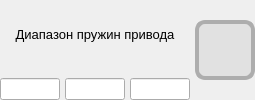
                  <widget class="QWidget" name="widget_crossingLimits_spring" native="true">
                   <property name="sizePolicy">
                    <sizepolicy hsizetype="Maximum" vsizetype="Maximum">
                     <horstretch>0</horstretch>
                     <verstretch>0</verstretch>
                    </sizepolicy>
                   </property>
                   <layout class="QHBoxLayout" name="horizontalLayout_30">
                    <property name="spacing">
                     <number>5</number>
                    </property>
                    <property name="leftMargin">
                     <number>0</number>
                    </property>
                    <property name="topMargin">
                     <number>0</number>
                    </property>
                    <property name="rightMargin">
                     <number>0</number>
                    </property>
                    <property name="bottomMargin">
                     <number>0</number>
                    </property>
                    <item>
                     <widget class="QWidget" name="widget__crossingLimits_spring_control" native="true">
                      <property name="sizePolicy">
                       <sizepolicy hsizetype="Maximum" vsizetype="Preferred">
                        <horstretch>0</horstretch>
                        <verstretch>0</verstretch>
                       </sizepolicy>
                      </property>
                      <layout class="QVBoxLayout" name="verticalLayout_19">
                       <property name="spacing">
                        <number>10</number>
                       </property>
                       <property name="leftMargin">
                        <number>0</number>
                       </property>
                       <property name="topMargin">
                        <number>0</number>
                       </property>
                       <property name="rightMargin">
                        <number>0</number>
                       </property>
                       <property name="bottomMargin">
                        <number>0</number>
                       </property>
                       <item>
                        <widget class="QLabel" name="label_crossingLimits_spring">
                         <property name="sizePolicy">
                          <sizepolicy hsizetype="Preferred" vsizetype="Preferred">
                           <horstretch>0</horstretch>
                           <verstretch>0</verstretch>
                          </sizepolicy>
                         </property>
                         <property name="font">
                          <font>
                           <family>Segoe UI</family>
                           <pointsize>10</pointsize>
                          </font>
                         </property>
                         <property name="text">
                          <string>Диапазон пружин привода</string>
                         </property>
                         <property name="alignment">
                          <set>Qt::AlignmentFlag::AlignCenter</set>
                         </property>
                        </widget>
                       </item>
                       <item>
                        <layout class="QHBoxLayout" name="horizontalLayout_crossingLimits_spring_limits">
                         <property name="spacing">
                          <number>5</number>
                         </property>
                         <property name="sizeConstraint">
                          <enum>QLayout::SizeConstraint::SetDefaultConstraint</enum>
                         </property>
                         <item>
                          <widget class="QLineEdit" name="lineEdit_crossingLimits_spring_lowerLimit">
                           <property name="enabled">
                            <bool>true</bool>
                           </property>
                           <property name="sizePolicy">
                            <sizepolicy hsizetype="Maximum" vsizetype="Maximum">
                             <horstretch>0</horstretch>
                             <verstretch>0</verstretch>
                            </sizepolicy>
                           </property>
                           <property name="minimumSize">
                            <size>
                             <width>5</width>
                             <height>0</height>
                            </size>
                           </property>
                           <property name="maximumSize">
                            <size>
                             <width>60</width>
                             <height>16777215</height>
                            </size>
                           </property>
                           <property name="font">
                            <font>
                             <family>Segoe UI</family>
                             <pointsize>8</pointsize>
                            </font>
                           </property>
                           <property name="text">
                            <string/>
                           </property>
                           <property name="alignment">
                            <set>Qt::AlignmentFlag::AlignCenter</set>
                           </property>
                           <property name="readOnly">
                            <bool>true</bool>
                           </property>
                          </widget>
                         </item>
                         <item>
                          <widget class="QLineEdit" name="lineEdit_crossingLimits_spring_value">
                           <property name="enabled">
                            <bool>true</bool>
                           </property>
                           <property name="minimumSize">
                            <size>
                             <width>5</width>
                             <height>0</height>
                            </size>
                           </property>
                           <property name="maximumSize">
                            <size>
                             <width>60</width>
                             <height>16777215</height>
                            </size>
                           </property>
                           <property name="font">
                            <font>
                             <family>Segoe UI</family>
                             <pointsize>8</pointsize>
                            </font>
                           </property>
                           <property name="layoutDirection">
                            <enum>Qt::LayoutDirection::LeftToRight</enum>
                           </property>
                           <property name="text">
                            <string/>
                           </property>
                           <property name="alignment">
                            <set>Qt::AlignmentFlag::AlignCenter</set>
                           </property>
                           <property name="readOnly">
                            <bool>true</bool>
                           </property>
                          </widget>
                         </item>
                         <item>
                          <widget class="QLineEdit" name="lineEdit_crossingLimits_spring_upperLimit">
                           <property name="enabled">
                            <bool>true</bool>
                           </property>
                           <property name="minimumSize">
                            <size>
                             <width>5</width>
                             <height>0</height>
                            </size>
                           </property>
                           <property name="maximumSize">
                            <size>
                             <width>60</width>
                             <height>16777215</height>
                            </size>
                           </property>
                           <property name="font">
                            <font>
                             <family>Segoe UI</family>
                             <pointsize>8</pointsize>
                            </font>
                           </property>
                           <property name="text">
                            <string/>
                           </property>
                           <property name="alignment">
                            <set>Qt::AlignmentFlag::AlignCenter</set>
                           </property>
                           <property name="readOnly">
                            <bool>true</bool>
                           </property>
                          </widget>
                         </item>
                        </layout>
                       </item>
                      </layout>
                     </widget>
                    </item>
                    <item>
                     <widget class="QWidget" name="widget_crossingLimits_spring_limitStatusIndicator" native="true">
                      <property name="minimumSize">
                       <size>
                        <width>60</width>
                        <height>60</height>
                       </size>
                      </property>
                      <property name="maximumSize">
                       <size>
                        <width>60</width>
                        <height>60</height>
                       </size>
                      </property>
                      <property name="styleSheet">
                       <string notr="true">background: #E1E1E1;

Border: 4px solid #ADADAD ;
Border-radius: 10px;

</string>
                      </property>
                     </widget>
                    </item>
                   </layout>
                  </widget>
